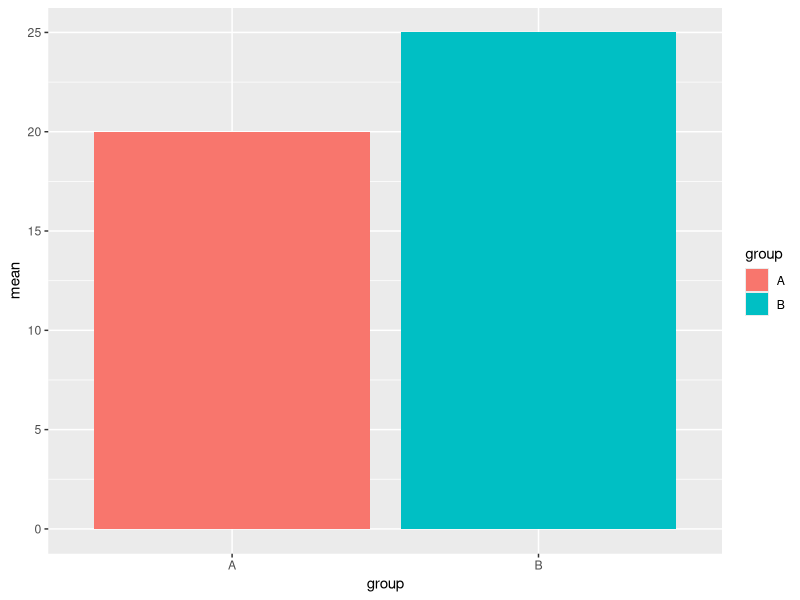
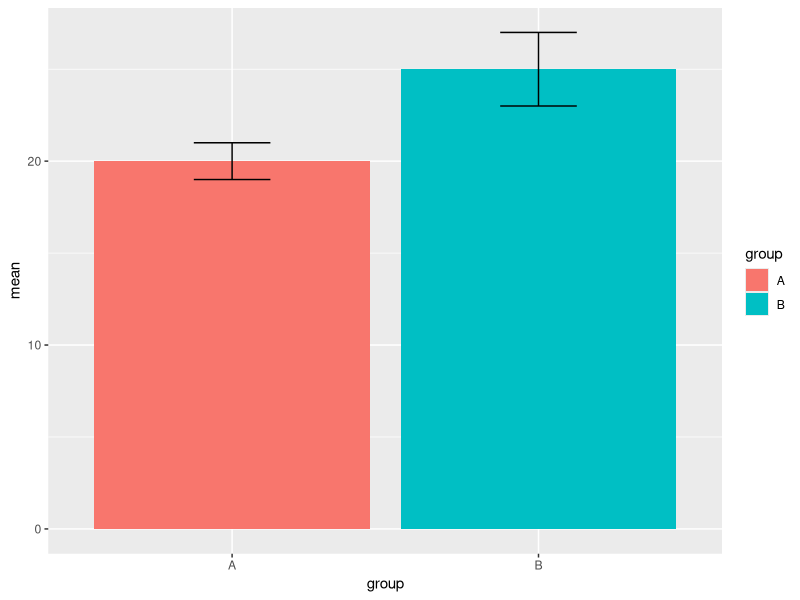
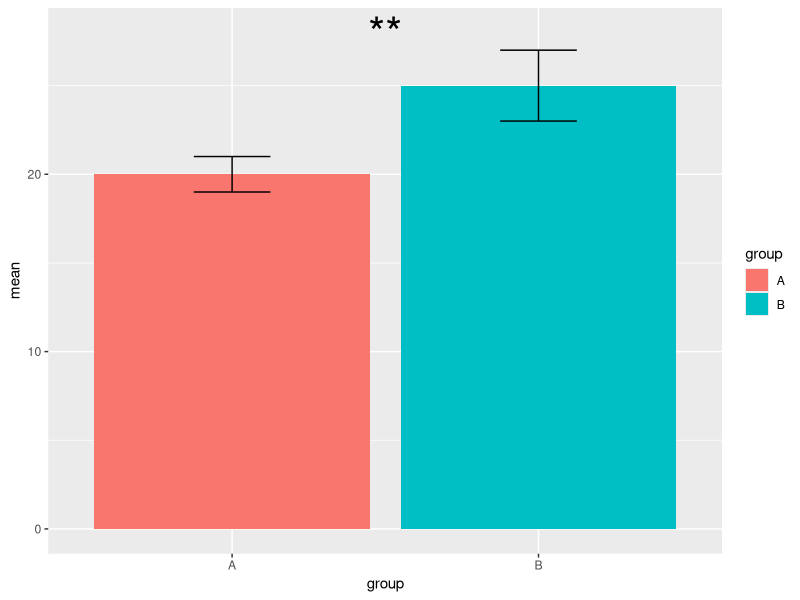
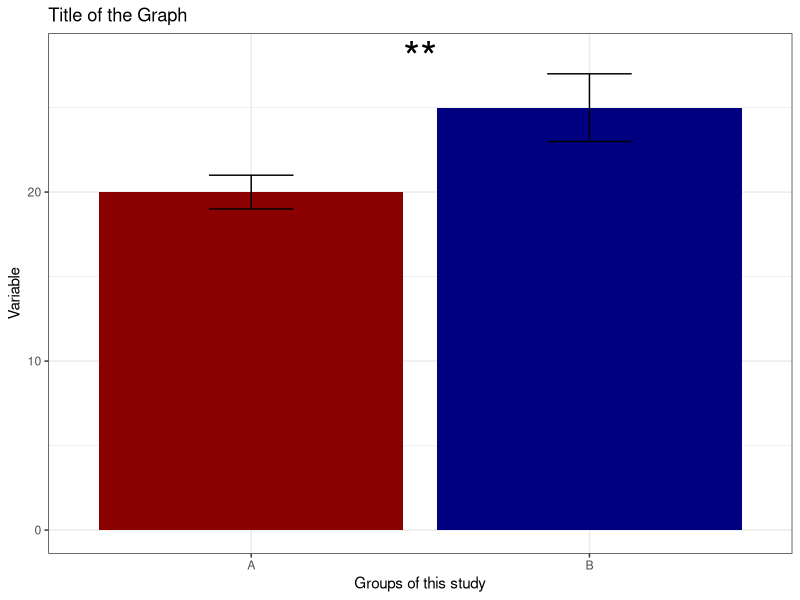
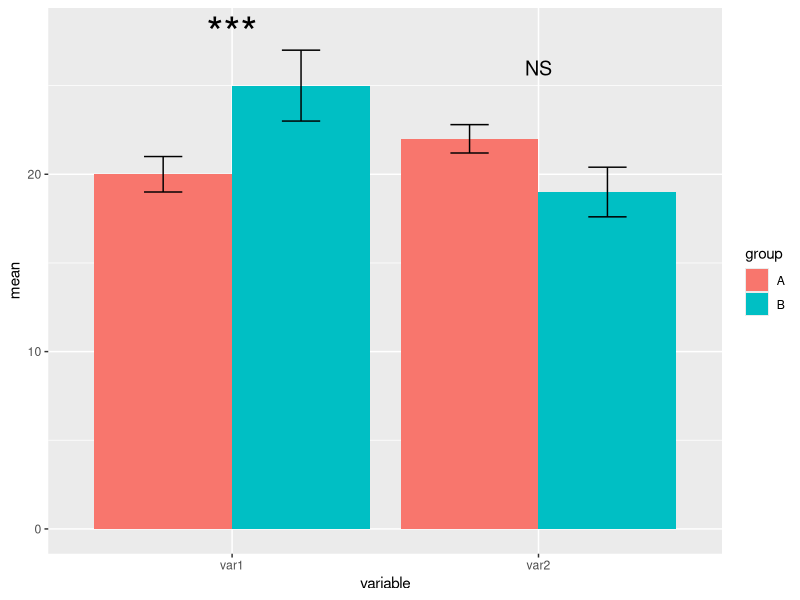
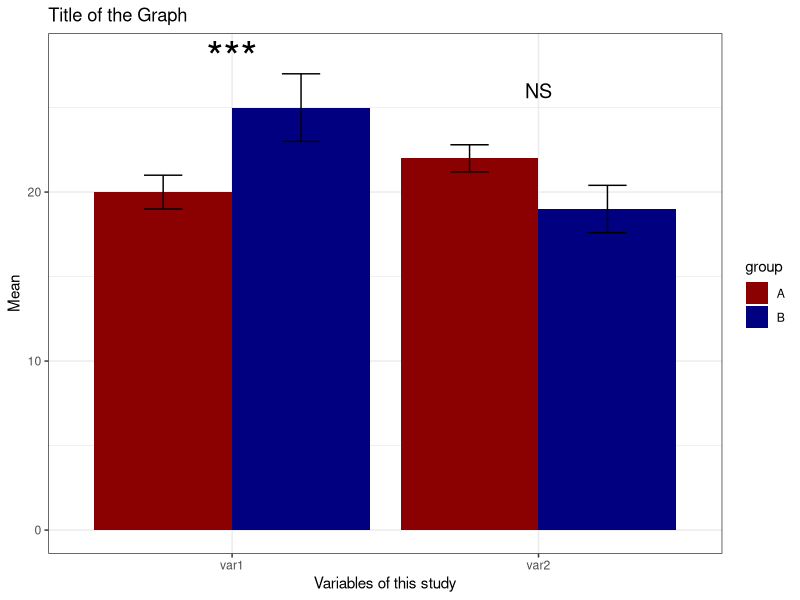
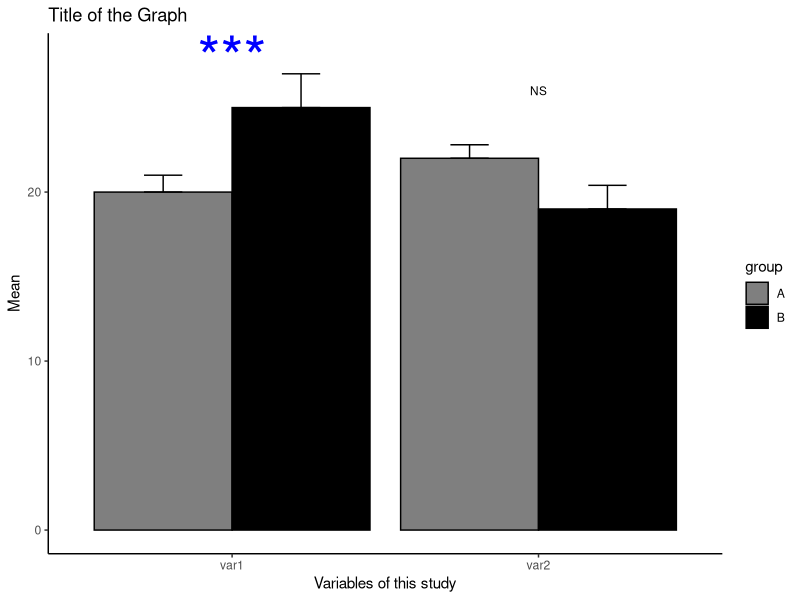
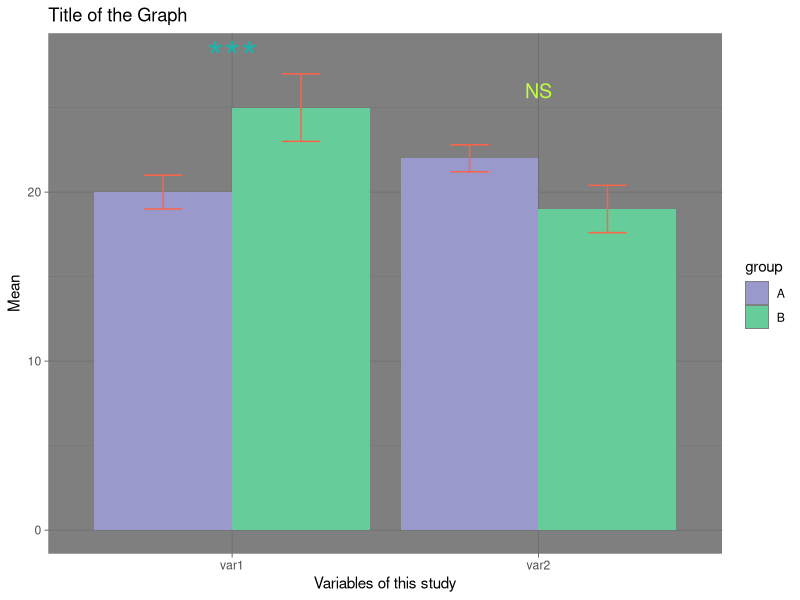

Source code (R) for these figures, in order:
#This is the basic bar graph with error bars and significance symbols
# Quite useful to show differences in mean between groups
# these are made using the package "ggplot2"
require(ggplot2) # 

# first you need a data frame with at least three columns, "group", "mean" ,and "sd"
data<- data.frame("group"=c("A","B"),"mean"=c(20,25),"sd"=c(1,2))


#before start plotting with ggplot, keep in mind that this package plots graphs in layers
#this means that each part of the graph ( bars, error bars, significance symbols,etc) requires a line of code to be plotted
#also, R does not understand where things should be plotted, so you have to specify where each element should be plotted, as well as with which values


#Let's begin with a simple bar graph
ggplot(data,aes(x=group,y=mean))+ # graph itself
  geom_bar(aes(y=mean,fill=group),stat="identity",position="dodge")

#Adding error bars
ggplot(data,aes(x=group,y=mean))+ 
  geom_bar(aes(y=mean,fill=group),stat="identity",position="dodge")+
geom_errorbar(aes(x=group,ymin=mean-sd,ymax=mean+sd),position="dodge",width=0.25)
  
#Adding significance with *
  
ggplot(data,aes(x=group,y=mean))+ 
  geom_bar(aes(y=mean,fill=group),stat="identity",position="dodge")+
  geom_errorbar(aes(x=group,ymin=mean-sd,ymax=mean+sd),position="dodge",width=0.25)+
  annotate("text",x=1.5,y=28,label="**",size=11) # position, size and text


#Changing some aesthetics
ggplot(data,aes(x=group,y=mean))+ 
  geom_bar(aes(y=mean,fill=group),stat="identity",position="dodge")+
  geom_errorbar(aes(x=group,ymin=mean-sd,ymax=mean+sd),position="dodge",width=0.25)+
  annotate("text",x=1.5,y=28,label="**",size=11)+
  scale_fill_manual(values=c("darkred","navy"))+ # changing colours of the bars
  theme_bw()+ # one of the available background themes
  labs(title="Title of the Graph", x="Groups of this study",y="Variable")+ # labels of the title and both X and Y axis
  guides(fill="none") # No legends


#######################################################################
# a slightly more complex graph, with comparison of more variables between two groups
#for this we need a dataframe with groups, variables, mean, and sd

data1<- data.frame("group"=c("A","A","B","B"),
                   "variable"=c("var1","var2","var1","var2"),
                   "mean"=c(20,22,25,19),
                   "sd"=c(1,0.8,2,1.4)
                   )
# it is also needed a function called "position_dodge" so the error bars won't overlap
dodge <- position_dodge(width=0.9)

#graph
ggplot(data1,aes(x=variable,y=mean))+ # graph itself. Data is divided by variable
  geom_bar(aes(y=mean,fill=group),stat="identity",position="dodge")+ # fill is used to separate the groups 
  geom_errorbar(aes(x=variable,ymin=mean-sd,ymax=mean+sd,fill=group),position=dodge,width=0.25)+
  annotate("text",x=1,y=28,label="***",size=11)+ 
  annotate("text",x=2,y=26,label="NS",size=5) #non significant


#including some aesthetics
ggplot(data1,aes(x=variable,y=mean))+ 
  geom_bar(aes(y=mean,fill=group),stat="identity",position="dodge")+ 
  geom_errorbar(aes(x=variable,ymin=mean-sd,ymax=mean+sd,fill=group),position=dodge,width=0.25)+
  annotate("text",x=1,y=28,label="***",size=11)+
  annotate("text",x=2,y=26,label="NS",size=5) +
  scale_fill_manual(values=c("darkred","navy"))+ # changing colours of the bars
  theme_bw()+ # one of the available background themes
  labs(title="Title of the Graph", x="Variables of this study",y="Mean") # labels of the title and both X and Y axis

########################################################################
#Some aesthetic variations

#1
ggplot(data1,aes(x=variable,y=mean))+ 
  geom_bar(aes(y=mean,fill=group),stat="identity",position="dodge",colour="black")+  #'colour="black"' creates a black border on the bars
  geom_errorbar(aes(x=variable,ymin=mean,ymax=mean+sd,fill=group),position=dodge,width=0.25)+ # changing 'ymin' to 'mean' makes the graph show only the upper part
  annotate("text",x=1,y=28,label="***",size=15, colour="blue")+ #bigger and different colour
  annotate("text",x=2,y=26,label="NS",size=3) + # smaller
  scale_fill_manual(values=c("grey50","black"))+ # changing colours of the bars
  theme_classic()+ # one of the available background themes
  labs(title="Title of the Graph", x="Variables of this study",y="Mean")

#2
ggplot(data1,aes(x=variable,y=mean))+ 
  geom_bar(aes(y=mean,fill=group),stat="identity",position="dodge")+ 
  geom_errorbar(aes(x=variable,ymin=mean-sd,ymax=mean+sd,fill=group),colour="tomato",position=dodge,width=0.25)+
  annotate("text",x=1,y=28,label="***",size=11,colour="#20B2AA")+
  annotate("text",x=2,y=26,label="NS",size=5,colour="#C0FF3E" ) +
  scale_fill_manual(values=c("#9999CC","#66CC99"))+ # changing colours of the bars
  theme_dark()+ # one of the available background themes
  labs(title="Title of the Graph", x="Variables of this study",y="Mean")
